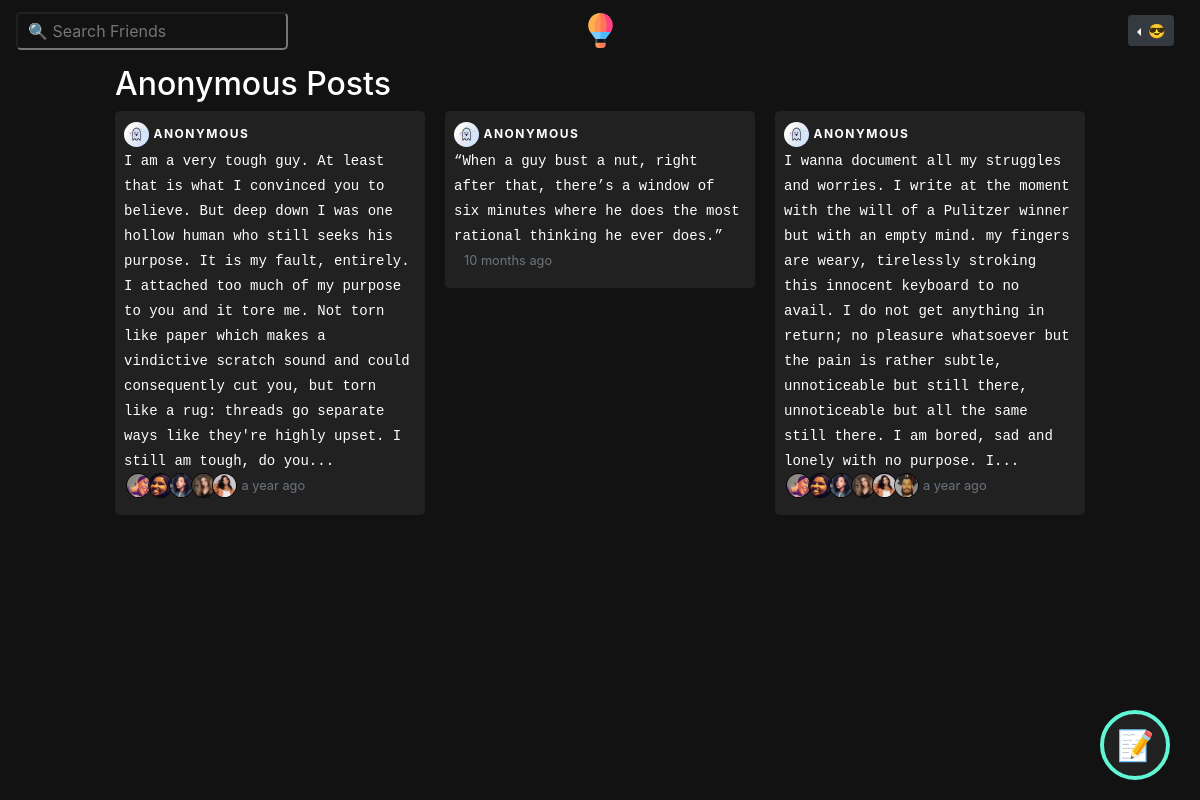
Page /anonymous (signed in) on the committed database.
### bambiv3/models.py (models this page shows, shortened)
class Post(db.Model):
	id = db.Column(db.Integer, primary_key=True)
	title = db.Column(db.String(100)) #nullable=False
	date_posted = db.Column(db.DateTime, nullable=False, default=datetime.utcnow)
	content = db.Column(db.Text, nullable=False)
	image = db.Column(db.String(20))
	anonymous = db.Column(db.Boolean, default=False, nullable=False)
	user_id = db.Column(db.Integer, db.ForeignKey('user.id'), nullable=False)
	likes = db.relationship('PostLike', backref='post', lazy='dynamic')
	comments = db.relationship("Comment", backref="post", lazy="dynamic", cascade="all, delete-orphan")

class User(db.Model, UserMixin):
	id = db.Column(db.Integer, primary_key=True)
	username = db.Column(db.String(20), unique=True, nullable=False)
	email = db.Column(db.String(120), unique=True, nullable=False)
	image_file = db.Column(db.String(20), nullable=False, default='default.jpg')
	password = db.Column(db.String(60), nullable=False)
	last_seen = db.Column(db.DateTime, default=datetime.utcnow)
	date_joined = db.Column(db.DateTime, nullable=False, default=datetime.utcnow)
	department = db.Column(db.String(20), nullable=False)
	student_number = db.Column(db.Integer(), unique=True, nullable=False)
	age = db.Column(db.DateTime, nullable=False)
	gender = db.Column(db.String(20), nullable=False)
	country = db.Column(db.String(20), nullable=False)
	hobby = db.Column(db.String(20), nullable=False)
	bio = db.Column(db.String(120), nullable=True)
	private = db.Column(db.Boolean, default=False, nullable=False)
	single = db.Column(db.Boolean, default=False, nullable=False)
	snapchat = db.Column(db.String(20),default=False, nullable=False)
	instagram = db.Column(db.String(20),default=False, nullable=False)
	posts = db.relationship('Post', backref='author', lazy=True)
	products = db.relationship('Product', backref='author', lazy=True)
	comments = db.relationship("Comment", backref="author", lazy="dynamic", cascade="all, delete-orphan")
	followed = db.relationship(
		'User', secondary=followers,
		primaryjoin=(followers.c.follower_id == id),
		secondaryjoin=(followers.c.followed_id == id),
		backref=db.backref('followers', lazy='dynamic'), lazy='dynamic')
	messages_sent = db.relationship('Message',
									foreign_keys='Message.sender_id',
									backref='author', lazy='dynamic')
	messages_received = db.relationship('Message',
										foreign_keys='Message.recipient_id',
										backref='recipient', lazy='dynamic')
	last_message_read_time = db.Column(db.DateTime)
	def is_following(self, user):
		return self.followed.filter(followers.c.followed_id == user.id).count() > 0
	def has_liked_post(self, post):
		return PostLike.query.filter(
			PostLike.user_id == self.id,
			PostLike.post_id == post.id).count() > 0
	def new_messages(self):
		last_read_time = self.last_message_read_time or datetime(1900, 1, 1)
		return Message.query.filter_by(recipient=self).filter(
			Message.timestamp > last_read_time).count()

### bambiv3/routes.py (the view)
@app.route('/anonymous')
@login_required
def anonymous():
	users = User.query.all()
	anonymous = set()
	posts = Post.query.all()
	for post in posts:
		if post.anonymous:
			anonymous.add(post)
	return render_template('anonymous.html', users=users, anonymous=anonymous, title="Anonymous")

### bambiv3/models.py (called while the page is built)
@login_manager.user_loader
def load_user(user_id):
	return User.query.get(int(user_id))

### bambiv3/routes.py (called while the page is built)
@app.before_request
def before_request():
	if current_user.is_authenticated:
		current_user.last_seen = datetime.utcnow()
		db.session.commit()

### bambiv3/templates/anonymous.html (shortened to what this page needs)
{% extends "layout.html" %}
{% block content %}
<div class="container-fluid">
  <div class="row">
    <div class="col-lg-1"></div>
    <div class="col-lg-10">
     <h2 class="mt-1">Anonymous Posts</h2>
     <div class="card-columns">
   {% for post in anonymous %}
      <div class="card" style="border:1px solid #212121;border-radius:5px;">
        <div class="card-block p-2" style="background:#212121;">
          <img src="{{ url_for('static', filename='resources/' + 'ghost.jpg') }}" style="width:25px;height:25px;border-radius:50%">
          <span style="text-transform:uppercase;font-weight:700;font-size:12px;letter-spacing:1.5px;">anonymous</span> <br>
          <code style="color:#fff;">
            <a href=" {{ url_for('post', post_id=post.id) }} " style="color:#fff;text-decoration:none;">
            {{post.content| truncate(420) | safe | urlize(40, target='_blank')}}
            </a>
         </code> <br>
        <span class="mb-2" style="margin-left:10px;">
            {% for user in users if user.has_liked_post(post) and user.is_following(current_user)%}
            <a href="{{url_for('user_posts', username=user.username)}}"><img src="{{ url_for('static', filename='profile_pics/' + user.image_file) }}" style="width:25px;height:25px;border-radius:50%;margin-left:-8px;border:1px solid #000;" title="{{user.username.title()}}"></a>
            {% endfor %}
            <small class="text-muted">{{ moment(post.date_posted).fromNow() }}</small>
        </span>
        </div>
      </div>
      {% endfor %}
  </div>
</div>
</div>
{% endblock content %}

### bambiv3/static/main.css (style rules this page uses)
body { background:#121212; color:#fff; }
.about span, small { color:#1e90ff; }

### rows in the picture
Post: content "I am a very tough guy. At least that is what I convinced you to believe. But deep down I was one hollow human who still seeks his purpose. It is my fault, entirely. I attached too much of my purpose to you and it tore me. Not torn like paper which makes a vindictive scratch sound and could consequently cut you, but torn like a rug: threads go separate ways like they're highly upset. I still am tough, do you...", date_posted "a year ago"
User: image_file (picture)
User: image_file (picture)
User: image_file (picture)
User: image_file (picture)
User: image_file (picture)
Post: content "“When a guy bust a nut, right after that, there’s a window of six minutes where he does the most rational thinking he ever does.”", date_posted "10 months ago"
Post: content "I wanna document all my struggles and worries. I write at the moment with the will of a Pulitzer winner but with an empty mind. my fingers are weary, tirelessly stroking this innocent keyboard to no avail. I do not get anything in return; no pleasure whatsoever but the pain is rather subtle, unnoticeable but still there, unnoticeable but all the same still there. I am bored, sad and lonely with no purpose. I...", date_posted "a year ago"
User: image_file (picture)
